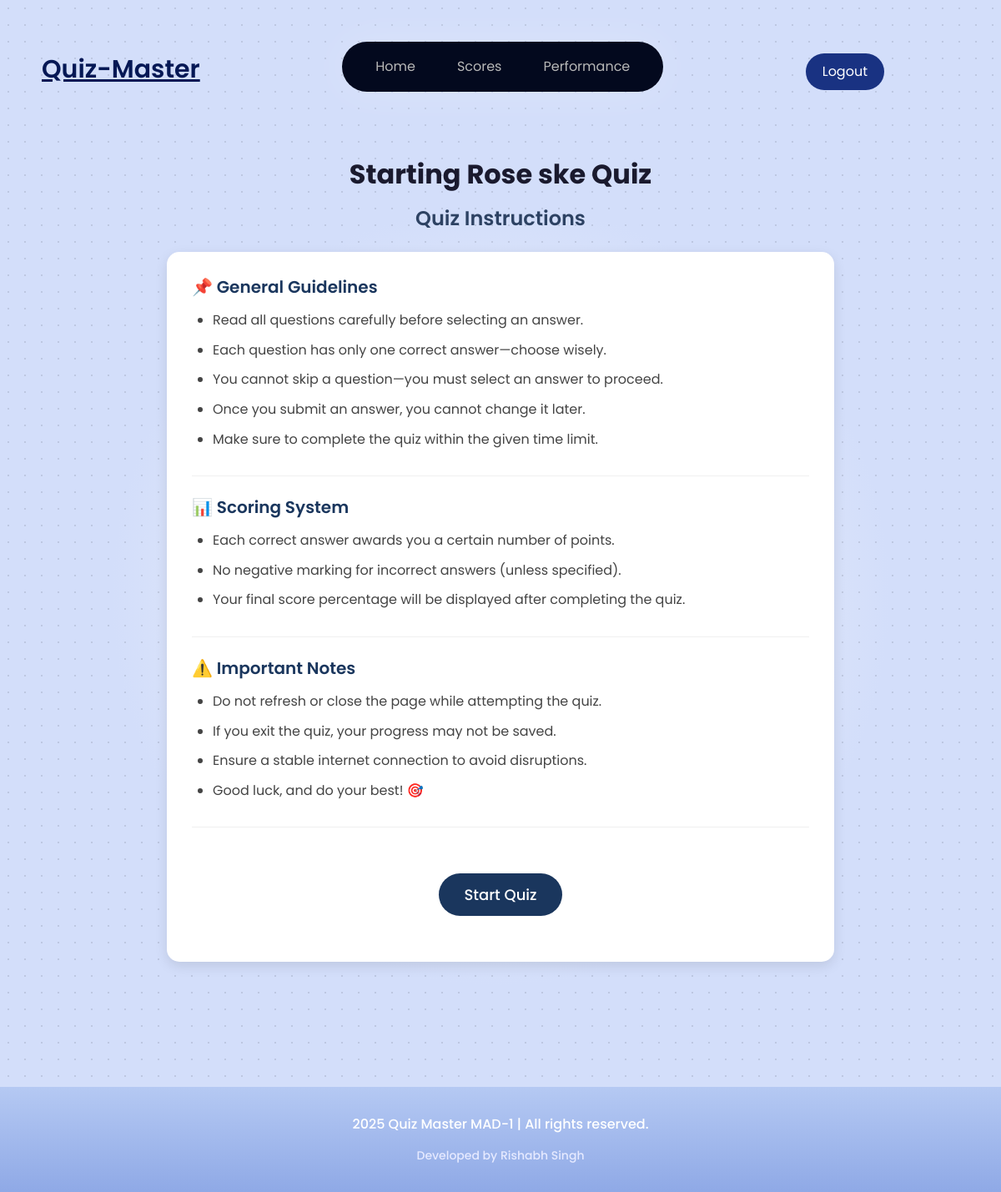
/student/start_quiz_prev/7, run on an earlier commit of the app's database.
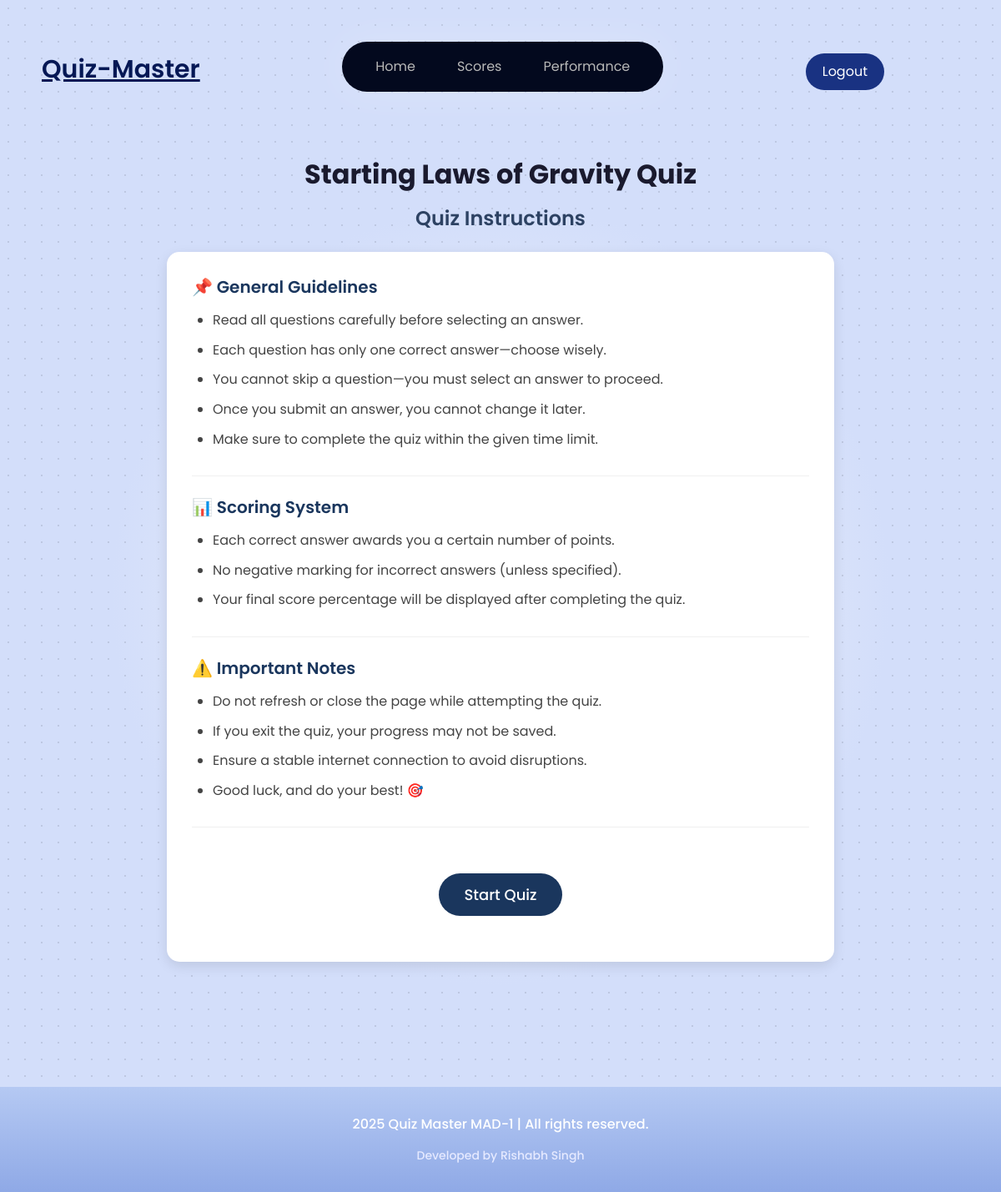
And on a later commit of the database.
### models/models.py (models this page shows)
class Quiz(db.Model):
    __tablename__ = 'quizzes'
    id = db.Column(db.Integer, primary_key=True)
    subject_id = db.Column(db.Integer, db.ForeignKey('subjects.id'), nullable=False)
    chapter_id = db.Column(db.Integer, db.ForeignKey('chapters.id'), nullable=False)
    date_of_quiz = db.Column(db.Date, nullable=False)
    time_duration = db.Column(db.Integer, nullable=False)
    remarks = db.Column(db.Text, nullable=True)

### app.py (the view)
@app.route('/student/start_quiz_prev/<int:quiz_id>')
def start_quiz_prev(quiz_id):
    quiz = Quiz.query.get(quiz_id)
    questions = Question.query.filter_by(qz_id=quiz_id).all()
    quiz_questions_numbers = Question.query.filter_by(qz_id=quiz_id).count()
    subject_name = Subjects.query.get(quiz.subject_id).name
    chapter_name = Chapter.query.get(quiz.chapter_id).name
    return render_template('start_quiz_prev.html', quiz = quiz,quiz_questions_numbers=quiz_questions_numbers,questions=questions, subject_name= subject_name, chapter_name = chapter_name)

### templates/start_quiz_prev.html (shortened to what this page needs)
<!DOCTYPE html>
<html lang="en">
<head>
    <link rel="stylesheet" href="{{ url_for('static', filename='styles.css') }}">
</head>
<body class='page_look font_family_poppins'>
    {% include 'navbar_sd.html' %}
    <h2 class="quiz-heading">Starting {{ quiz.remarks }} Quiz</h2>
    <h3 class="instructions-heading">Quiz Instructions</h3>
    <div class="instructions-container">
        <div class="instruction-section">
            <h4>📌 General Guidelines</h4>
            <ul>
                <li>Read all questions carefully before selecting an answer.</li>
                <li>Each question has only one correct answer—choose wisely.</li>
                <li>You cannot skip a question—you must select an answer to proceed.</li>
                <li>Once you submit an answer, you cannot change it later.</li>
                <li>Make sure to complete the quiz within the given time limit.</li>
            </ul>
        </div>
        <div class="instruction-section">
            <h4>📊 Scoring System</h4>
            <ul>
                <li>Each correct answer awards you a certain number of points.</li>
                <li>No negative marking for incorrect answers (unless specified).</li>
                <li>Your final score percentage will be displayed after completing the quiz.</li>
            </ul>
        </div>
        <div class="instruction-section">
            <h4>⚠️ Important Notes</h4>
            <ul>
                <li>Do not refresh or close the page while attempting the quiz.</li>
                <li>If you exit the quiz, your progress may not be saved.</li>
                <li>Ensure a stable internet connection to avoid disruptions.</li>
                <li>Good luck, and do your best! 🎯</li>
            </ul>
        </div>
        <div class="btn-container">
            <a href="{{ url_for('quiz_attempt', quiz_id = quiz.id) }}">
                <button type="button" class="start-btn">Start Quiz</button>
            </a>
        </div>
    </div>
    {%include 'footer.html'%}
</body>
</html>

What changed in the data, as far as the page shows it:
changed Quiz: remarks "Rose ske" → "Laws of Gravity"
